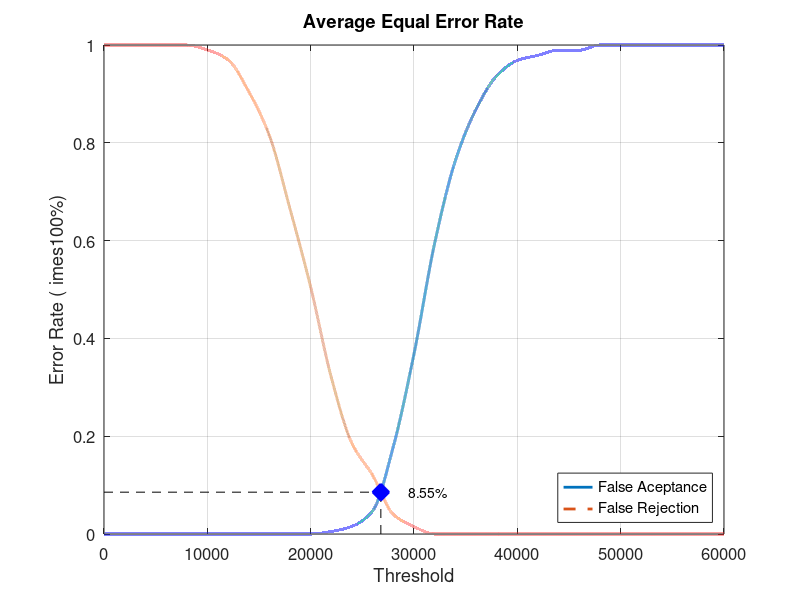
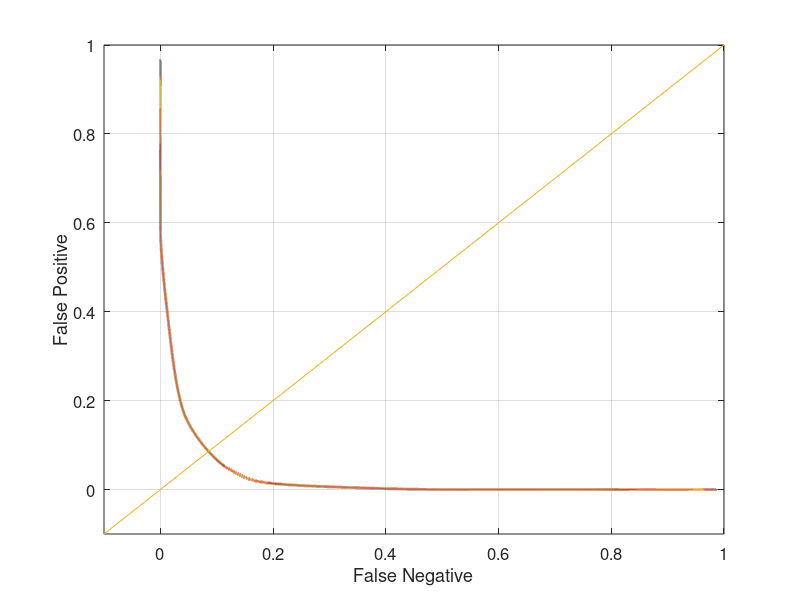

Reproduce these figures in MATLAB, in order.
close all;
clear;
clc;
x = 0:2000:60000;
xq = 0:0.5:60000;

y0 = [0 0 0 0 0 0 0 0 0 0 0 0.00526316 0.0157895 0.0473684 0.178947 0.368421 0.594737 0.763158 0.868421 0.936842 0.968421 0.978947 0.989474 0.989474 1 1 1 1 1 1 1]
yy0 = interp1(x, y0, xq, 'pchip');
y1 = [1 1 1 1 1 0.99 0.97 0.905 0.815 0.665 0.505 0.32 0.185 0.12 0.04 0.015 0 0 0 0 0 0 0 0 0 0 0 0 0 0 0]
yy1 = interp1(x, y1, xq, 'pchip');

% Calculating EER: 
y2 = abs(y0 - y1);
find(y2 == min(y2))
yy2 = abs(yy0 - yy1);
xEER = find(yy2 == min(yy2));
xEERIndex = xq(xEER) % X-axis EER
yEER = yy0(xEER) % Y-axis EER

main = figure
plot(xq, yy0,'-','LineWidth', 2);	hold on
plot(xq, yy1,'--','LineWidth', 2);	hold on
plot([xEERIndex xEERIndex], [0 yEER], 'k--');	hold on
plot([0 xEERIndex], [yEER yEER], 'k--');	hold on
plot(xEERIndex, yEER, 'bx', 'LineWidth', 10);	hold on
text(xEERIndex + 10 * xEERIndex / 100, yEER, [num2str(round((10000 * yEER)) / 100) '%'])
legend('False Aceptance', 'False Rejection', 'Location', 'SouthEast')
xlabel('Threshold')
ylabel('Error Rate (	imes100%)')
title('Average Equal Error Rate')
set(gca, 'FontSize', 12)
axis([0 60000 0 1])
grid on

print(main, 'Database3_3Main', '-dpng');
FNRxFPR = figure('Color', [1 1 1]);
plot(yy1, yy0, '-', yy1, yy0, 'LineWidth', 2);
hold on
y = -0.1:0.1:1
plot(y, y); 
set(gca, 'FontSize', 12)
xlabel('False Negative')
ylabel('False Positive')
axis([-0.1 1 -0.1 1])
set(gca, 'FontSize', 12)
grid on

print(FNRxFPR, 'Database3_3FNRxFPR','-dpng');
